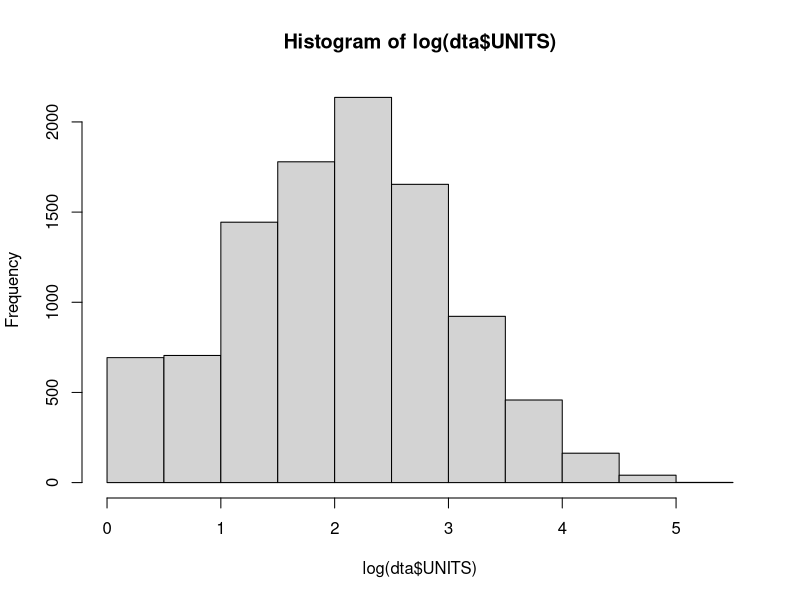
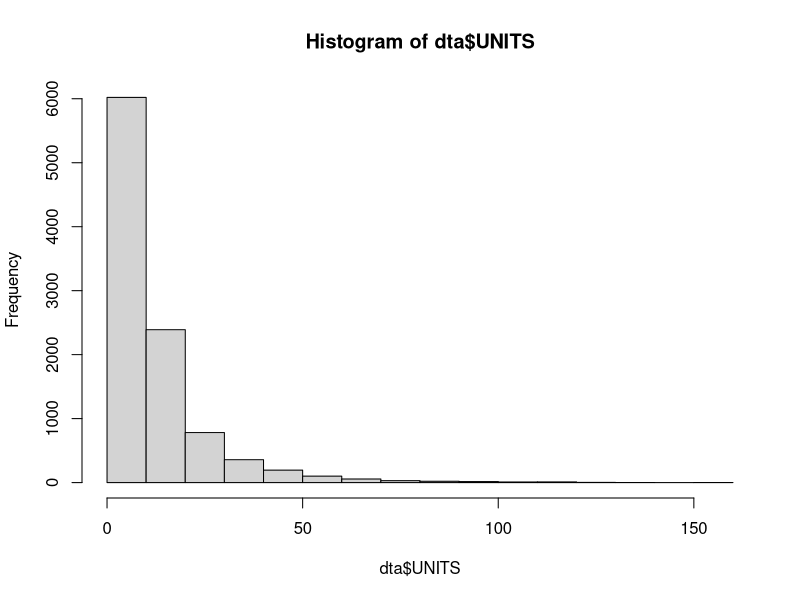
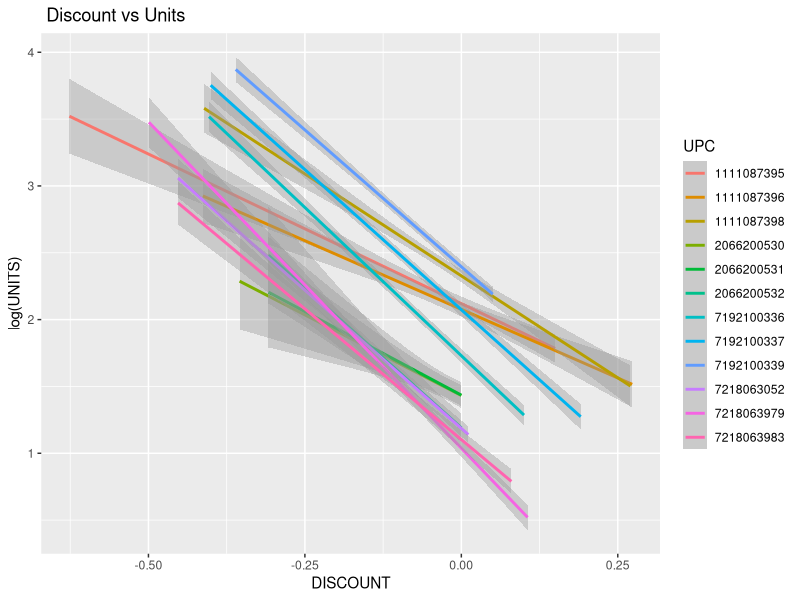

The R source for these figures, in order: (Note: this script raises an error after producing the figures.)
## ---- chunk 1
library(ggplot2)
library(tidyverse)
library(lubridate)
## ---- chunk 2
dta<-as.tibble(read.csv("data/grocery.csv", header = TRUE))
dta$DATE<-as.Date(dta$WEEK_END_DATE,origin='1899-12-27')
dta$DATE<-as.factor(dta$DATE)
dta$STORE_NUM<-as.factor(dta$STORE_NUM)
dta$UPC<-as.factor(dta$UPC)
dta$MANUFACTURER<-as.factor(dta$MANUFACTURER)
dta$DISPLAY<-as.factor(dta$DISPLAY)
dta$FEATURE<-as.factor(dta$FEATURE)
dta$TPR_ONLY<-as.factor(dta$TPR_ONLY)
dta$UNITS<-as.double(dta$UNITS)
dta$BASE_PRICE<-as.double(dta$BASE_PRICE)
dta$PRICE<-as.double(dta$PRICE)
## ---- chunk 3
cat("PRICE-BASE_price correlation is:", cor(dta$BASE_PRICE,dta$PRICE))
dta$DISCOUNT<- (dta$PRICE-dta$BASE_PRICE)/dta$BASE_PRICE
cat("\n","DISCOUNT-BASE_price correlation is:", cor(dta$BASE_PRICE,dta$DISCOUNT))
## ---- chunk 4
min(dta$UNITS)
max(dta$UNITS)
mean(dta$UNITS)

hist(log(dta$UNITS))
hist(dta$UNITS)

## ---- chunk 5
dta_treat<-dta%>%
  group_by(DISPLAY,FEATURE)%>% summarise(count=n())%>%
  rowid_to_column("Promotion") %>% 
    left_join(dta, by=c("DISPLAY","FEATURE"))%>%
  print()

dta_treat$Promotion<-as.factor(dta_treat$Promotion)

dta_treat%>% group_by(UPC, Promotion)%>%
  summarise(count=n(),sales=sum(UNITS),avg_price=mean(DISCOUNT))%>%
  print()


dta_treat%>% group_by(UPC, MANUFACTURER)%>%
  summarise(count=n())%>%
  print()


## ---- chunk 6
df<-dta_treat %>% group_by(Promotion,UPC) %>%
  summarise(count = n(), sold=sum(UNITS), avg_deltaP = mean(DISCOUNT), avg_basePrice=mean(BASE_PRICE), avg_Price=mean(PRICE), ratio =  sum(sold)/sum(DISCOUNT)) %>% 
  pivot_longer(c(-UPC,-Promotion), names_to = "key", values_to = "value") %>%
  #separate(key, into = c("Attribute", "stat"), sep = "_") %>%
  pivot_wider(names_from = c(Promotion), values_from = value) %>%
  #spread(Promotion,key) %>%
  filter(key=="avg_deltaP")%>%
  #select(-key) %>%  # reorder columns 
  print()
## ---- chunk 7

ggplot(data=dta, aes(x=DISCOUNT, y=log(UNITS),group=UPC, colour=UPC)) +
  geom_smooth(method = lm)+ 
  ggtitle(" Discount vs Units")#+geom_point() 

## ---- chunk 8
#lets gorup the data of the stores
dta_store<-dta%>%group_by(STORE_NUM,WEEK_END_DATE)%>%
  summarise(Total_Week_Sale= sum(UNITS))%>%
  group_by(STORE_NUM)%>%
  summarise(Avg_Week_Sale=mean(Total_Week_Sale),
            Total_Sale=sum(Total_Week_Sale))

#lets create  table of frequencies to analyse it
bins<-seq((min(dta_store$Avg_Week_Sale)-0.01),max(dta_store$Avg_Week_Sale),length.out=30)# create bins
frec_table_store <- dta_store %>% mutate(bin = cut(Avg_Week_Sale,bins), right = FALSE) # add bins to frec
frec_table_store<-group_by(frec_table_store, bin) %>% 
  summarise(observed = n(), Total_SALE=sum(Total_Sale),per_frec=n()/nrow(dta_store))# group x by bins
frec_table_store$lower = as.numeric( sub("\\((.+),.*", "\\1", frec_table_store$bin) )# add bins labels
frec_table_store$upper = as.numeric( sub("[^,]*,([^]]*)\\]", "\\1", frec_table_store$bin))# add bins labels

per_frec_acum<-rep(0,nrow(frec_table_store))
j=0
for (i in 1:nrow(frec_table_store)){
  j=j+frec_table_store$per_frec[i]
  frec_acum[i]=j
}
frec_table_store<-cbind(frec_table_store,frec_acum)

#lets create our groupping table of stores
cuts<-c(1:9)/10#lets create the following cuts in %
limits<-rep(0,length(cuts))
for (i in 1:length(cuts)) {
  aux<-frec_table_store$frec_acum<cuts[i]
  limits[i]<-max(frec_table_store$upper[aux])
}
limits<-c(0,limits)

STORE_GROUP<-rep(length(limits),nrow(dta_store))
for (i in 1:nrow(dta_store)) {
  for (j in length(limits):1) {
    if (dta_store$Avg_Week_Sale[i]>=limits[j]){
      STORE_GROUP[i]<-j
      break
    }
  }
}
dta_store<-cbind(dta_store,STORE_GROUP)
dta_store$STORE_GROUP<-as.factor(dta_store$STORE_GROUP)
dta_store

dta<-dta%>%left_join(dta_store,by="STORE_NUM")
## ---- chunk 9
hist1= ggplot(dta_store, aes(x = Avg_Week_Sale)) +
  geom_histogram(aes(fill=STORE_GROUP),bins=30)+
  ggtitle("Store Agrupation per average sale per week")+
  theme(legend.position = "top")
  #title(main = "Store agrupation per sales distribution")
  #geom_density(alpha=.2, fill="#FF6666") 
  #geom_density()
  #geom_vline(data = Sepal.Length.means, aes(xintercept = x, color = Group.1), linetype="dashed")
plot(hist1)

## ---- chunk 10
summary_data<-function(x){
  if(typeof(x)=="double"){
    a <- paste("Mean:" , round(mean(x),digits = 2) , 
               ", Median:" , round(median(x),digits = 2))
    return(a)
  }else if (typeof(x)=="integer"){
    a<-paste("Number of levels: ",nlevels(x))
    return(a)
    
  }else if (typeof(x)=="logical"){
    a<-paste("Cases: ",round(sum(x),digits = 2))
  }else{
    return("varaible type not defined")
  }
}

summary(dta)

Variable_name<-c("BASE PRICE", "PRICE", "WEEK END DATE", "STORE NUM", "UPC ", "MANUFACTURER", "DISPLAY", "FEATURE", "TPR ONLY", "UNITS")

Description<-c("regular price of item", "actual amount charged for the product at shelf", "week ending date", "store number", "(Universal Product Code) product specic identier", "manufacturer", "product was a part of in-store promotional display", "product was in in-store leaflet", "temporary price reduction only", "units sold")

Type_Variable<-c(typeof(dta$BASE_PRICE),typeof(dta$PRICE),typeof(dta$DATE),typeof(dta$STORE_NUM),typeof(dta$UPC),typeof(dta$MANUFACTURER),typeof(dta$DISPLAY),typeof(dta$FEATURE),typeof(dta$TPR_ONLY),typeof(dta$UNITS))

data_summary<-c(summary_data(dta$BASE_PRICE),summary_data(dta$PRICE),summary_data(dta$DATE),summary_data(dta$STORE_NUM),summary_data(dta$UPC),summary_data(dta$MANUFACTURER),summary_data(dta$DISPLAY),summary_data(dta$FEATURE),summary_data(dta$TPR_ONLY),summary_data(dta$UNITS))

data.frame(Variable_name,Description,data_summary)
## ---- chunk 11

pair<-ggpairs(data=dta, columns = c(1:3,5:10),
              ggplot2::aes(colour=UPC))
pair


## ---- chunk 12
ggplot(data=dta_treat, aes(x=UPC, y=UNITS, group=Promotion)) + geom_line(aes(colour=Promotion))


ggplot(data=dta_treat, aes(x=UPC, y=UNITS)) + geom_bar(stat = 'identity', position = "dodge",aes(fill=Promotion))

plot(data=dta_treat, log(UNITS)~log(-DISCOUNT/BASE_PRICE) )
## ---- chunk 13
dta_week<-dta_treat
dta_week$week_n<-as.factor(week(dta_week$DATE))
dta_week$year<-as.factor(year(dta_week$DATE))
dta_week<-dta_week%>%group_by(week_n,year)%>%summarise(sum_UNITS=sum(UNITS),avg_PRICE=sum(PRICE*UNITS)/sum(UNITS),avg_BASE_PRICE=sum(BASE_PRICE*UNITS)/sum(UNITS), avg_DISCOUNT=sum(DISCOUNT*UNITS)/sum(UNITS), Utility = sum(PRICE*UNITS))

ggplot(data=dta_week, aes(x=week_n, y=(avg_PRICE),group=year, colour=year)) +
  geom_line()#+
  #geom_point()
ggplot(data=dta_week, aes(x=week_n, y=(sum_UNITS),group=year, colour=year)) +
  geom_line()

ggplot(data=dta_week, aes(x=week_n, y=(Utility),group=year, colour=year)) +
  geom_line()

ggplot(data=dta_week, aes(x=week_n, y=(sum_UNITS),group=year, colour=year)) +
  geom_point()+
  geom_smooth()

## ---- chunk 14
# plot market relation price Q

ggplot(data=dta_week, aes(x=log(avg_PRICE), y=log(sum_UNITS))) +
  geom_smooth(method = lm)+
  geom_point()

ggplot(data=dta_week, aes(x=(avg_PRICE), y=(sum_UNITS))) +
  geom_smooth(method = lm)+
  geom_point()

ggplot(data=dta_week, aes(x=(avg_DISCOUNT), y=log(sum_UNITS))) +
  geom_smooth(method = lm)+
  geom_point()

ggplot(data=dta_week, aes(x=(avg_DISCOUNT), y=(sum_UNITS))) +
  geom_smooth(method = lm)+
  geom_point()

## ---- chunk 15
dta_Manu<-dta_treat%>%group_by(DATE,MANUFACTURER)%>%summarise(sum_UNITS=sum(UNITS),avg_PRICE=sum(PRICE*UNITS)/sum(UNITS),avg_BASE_PRICE=sum(BASE_PRICE*UNITS)/sum(UNITS), avg_DISCOUNT=sum(DISCOUNT*UNITS)/sum(UNITS), Utility = sum(PRICE*UNITS))

ggplot(data=dta_Manu, aes(x=(-avg_DISCOUNT), y=(sum_UNITS),group=MANUFACTURER, colour=MANUFACTURER)) +
  geom_smooth(method = lm)+
  geom_point()

ggplot(data=dta_Manu, aes(x=(-avg_DISCOUNT), y=log(sum_UNITS),group=MANUFACTURER, colour=MANUFACTURER)) +
  geom_smooth(method = lm)+
  geom_point()

## ---- chunk 16
ggplot(data=dta, aes(x=UPC, y=UNITS)) + geom_boxplot(aes(colour=MANUFACTURER))
ggplot(data=dta, aes(x=UPC, y=PRICE)) + geom_boxplot(aes(colour=MANUFACTURER))
ggplot(data=dta, aes(x=UPC, y=PRICE*UNITS)) + geom_boxplot(aes(colour=MANUFACTURER))

#dta_treat%>%group_by(MANUFACTURER,DATE)%>%
#  summarise(Disp=sum(DISPLAY*1),Feat=sum(FEATURE*1),Disc=sum(TPR_ONLY*1))%>%
#  pivot_longer(c(-DATE,-MANUFACTURER), names_to = "key", values_to = "value")%>%
#  pivot_wider(names_from =c(MANUFACTURER,key) ,values_from=value)%>%
#  print()

## ---- chunk 17
fit.glm1<-glm(formula= UNITS~ DISCOUNT*Promotion+BASE_PRICE+MANUFACTURER+TPR_ONLY, family = poisson(link = "log"), data = dta_treat)
summary(fit.glm1)
